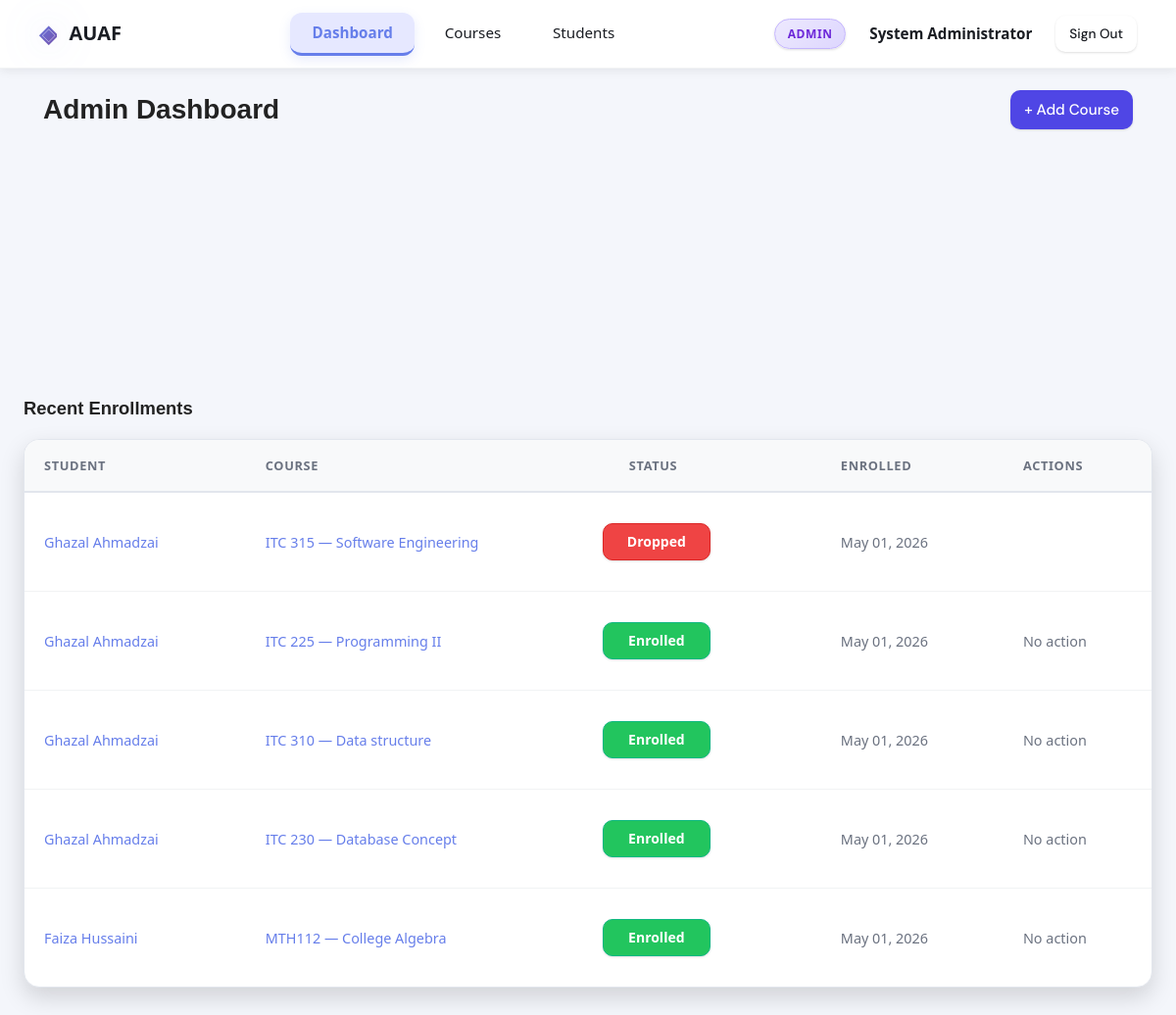
The app's page /dashboard (signed in) with its own data.
### tables this page shows
CREATE TABLE students (
    id INTEGER PRIMARY KEY AUTOINCREMENT,
    user_id INTEGER,
    full_name TEXT,
    department TEXT,
    FOREIGN KEY(user_id) REFERENCES users(id)
);

CREATE TABLE courses (
    id INTEGER PRIMARY KEY AUTOINCREMENT,
    course_name TEXT,
    instructor TEXT,
    credits INTEGER,
    schedule TEXT,
    department TEXT,
    capacity INTEGER
, course_code TEXT, description TEXT);

CREATE TABLE enrollments (
    id INTEGER PRIMARY KEY AUTOINCREMENT,
    student_id INTEGER,
    course_id INTEGER,
    status TEXT,
    FOREIGN KEY(student_id) REFERENCES students(id),
    FOREIGN KEY(course_id) REFERENCES courses(id)
);

### app.py (the view)
@main_bp.route("/dashboard")
def dashboard():
    if session.get("role") != "admin":
        return redirect(url_for("main.student_dashboard"))
    if "username" not in session:
        return redirect(url_for("auth.login"))
    conn = get_db_connection()
    total_students = 0
    total_courses = 0
    total_enrollments = 0
    if table_exists("students"):
        total_students = conn.execute("SELECT COUNT(*) FROM students").fetchone()[0]
    if table_exists("courses"):
        total_courses = conn.execute("SELECT COUNT(*) FROM courses").fetchone()[0]
    if table_exists("enrollments"):
        total_enrollments = conn.execute("SELECT COUNT(*) FROM enrollments").fetchone()[0]
    stats = {
        "total_students": total_students,
        "total_courses": total_courses,
        "active_courses": total_courses,
        "total_enrollments": total_enrollments,
    }
    recent_enrollments = []
    if table_exists("students") and table_exists("courses") and table_exists("enrollments"):
        course_name_col = get_course_name_column()
        course_code_col = get_course_code_column()
        student_name_col = get_student_name_column()
        date_col = get_enrollment_date_column()
        enroll_cols = get_columns("enrollments")
        status_select = "enrollments.status AS status" if "status" in enroll_cols else "'enrolled' AS status"
        grade_select = "enrollments.grade AS grade" if "grade" in enroll_cols else "NULL AS grade"
        date_select = f"enrollments.{date_col} AS enrolled_at" if date_col else "NULL AS enrolled_at"
        student_name_select = f"students.{student_name_col} AS student_name" if student_name_col else "'Unknown Student' AS student_name"
        course_name_select = f"courses.{course_name_col} AS course_name" if course_name_col else "'Unnamed Course' AS course_name"
        course_code_select = f"courses.{course_code_col} AS course_code" if course_code_col else "'' AS course_code"
        query = f"""
            SELECT
                enrollments.id AS enrollment_id,
                {status_select},
                {grade_select},
                {date_select},
                students.id AS student_id,
                {student_name_select},
                courses.id AS course_id,
                {course_code_select},
                {course_name_select}
            FROM enrollments
            JOIN students ON enrollments.student_id = students.id
            JOIN courses ON enrollments.course_id = courses.id
            ORDER BY enrollments.id DESC
            LIMIT 5
        """
        rows = conn.execute(query).fetchall()
        for row in rows:
            recent_enrollments.append(
                SimpleNamespace(
                    id=row["enrollment_id"],
                    status=row["status"] or "enrolled",
                    grade=row["grade"],
                    enrolled_at=parse_date(row["enrolled_at"]),
                    student=SimpleNamespace(
                        id=row["student_id"],
                        full_name=row["student_name"],
                    ),
                    course=SimpleNamespace(
                        id=row["course_id"],
                        course_code=row["course_code"],
                        name=row["course_name"],
                    ),
                )
            )
    conn.close()
    return render_template(
        "main/admin_dashboard.html",
        stats=stats,
        recent_enrollments=recent_enrollments,
    )

### app.py (called while the page is built, shortened)
def get_db_connection():
    import os
    db_path = os.path.join(os.path.dirname(__file__), "database.db")
    conn = sqlite3.connect(db_path)
    conn.row_factory = sqlite3.Row
    return conn

def table_exists(table_name):
    conn = get_db_connection()
    row = conn.execute(
        "SELECT name FROM sqlite_master WHERE type='table' AND name=?",
        (table_name,),
    ).fetchone()
    conn.close()
    return row is not None

def get_columns(table_name):
    if not table_exists(table_name):
        return []
    conn = get_db_connection()
    rows = conn.execute(f"PRAGMA table_info({table_name})").fetchall()
    conn.close()
    return [row["name"] for row in rows]

def parse_date(value):
    if not value:
        return datetime.now()

@app.context_processor
def inject_globals():
    return {
        "current_user": CurrentUser(),
    }

def get_course_name_column():
    cols = get_columns("courses")
    if "course_name" in cols:
        return "course_name"
    if "name" in cols:
        return "name"
    return None

def get_course_code_column():
    cols = get_columns("courses")
    if "course_code" in cols:
        return "course_code"
    if "code" in cols:
        return "code"
    return None

def get_student_name_column():
    cols = get_columns("students")
    if "full_name" in cols:
        return "full_name"
    if "name" in cols:
        return "name"
    return None

def get_enrollment_date_column():
    cols = get_columns("enrollments")
    for col in ["enrolled_at", "created_at", "date"]:
        if col in cols:
            return col
    return None

    @property
    def is_authenticated(self):
        return "username" in session

    @property
    def is_admin(self):
        return session.get("role") == "admin"

### templates/main/admin_dashboard.html (shortened to what this page needs)
{% extends "base.html" %}
{% block content %}
<div class="page-header">
  <h1 class="page-title">Admin Dashboard</h1>
  <div class="page-actions">
    <a href="{{ url_for('courses.add_course') }}" class="btn btn-primary">+ Add Course</a>
  </div>
</div>
<div class="stats-grid">
</div>
<div class="section-header">
  <h2>Recent Enrollments</h2>
</div>
{% if recent_enrollments %}
<div class="table-wrapper">
  <table class="table">
    <thead>
      <tr>
        <th>Student</th>
        <th>Course</th>
        <th>Status</th>
        <th>Enrolled</th>
        <th>Actions</th>
      </tr>
    </thead>
    <tbody>
      {% for e in recent_enrollments %}
      <tr>
        <td>
          <a href="{{ url_for('students.view_student', student_id=e.student.id) }}">
            {{ e.student.full_name }}
          </a>
        </td>
        <td>
          <a href="{{ url_for('courses.view_course', course_id=e.course.id) }}">
            {{ e.course.course_code }} — {{ e.course.name }}
          </a>
        </td>
        <td><span class="badge badge-{{ e.status }}">{{ e.status }}</span></td>
        <td class="text-muted">{{ e.enrolled_at.strftime('%b %d, %Y') }}</td>
        <td>
          {% if e.status == 'enrolled' %}
          <span class="text-muted">No action</span> </a>
          {% elif e.grade %}
          <span class="grade-badge">{{ e.grade }}</span>
          {% endif %}
        </td>
      </tr>
      {% endfor %}
    </tbody>
  </table>
</div>
{% else %}
<div class="empty-state">
  <p>No enrollments yet.</p>
</div>
{% endif %}
{% endblock %}

### records on screen
students: student.full_name "Ghazal Ahmadzai" "Ghazal Ahmadzai" "Ghazal Ahmadzai" "Ghazal Ahmadzai"
courses: course.course_code "ITC 315", course.name "Software Engineering"
enrollments: status "Dropped"
courses: course.course_code "ITC 225", course.name "Programming II"
enrollments: status "Enrolled"
courses: course.course_code "ITC 310", course.name "Data structure"
enrollments: status "Enrolled"
courses: course.course_code "ITC 230", course.name "Database Concept"
enrollments: status "Enrolled"
students: student.full_name "Faiza Hussaini"
courses: course.course_code "MTH112", course.name "College Algebra"
enrollments: status "Enrolled"

### other values on screen
{{ 'Admin' if current_user.is_admin else 'Student' }} "ADMIN"
{{ e.enrolled_at.strftime('%b %d, %Y') }} "May 01, 2026" "May 01, 2026" "May 01, 2026" "May 01, 2026" "May 01, 2026"
